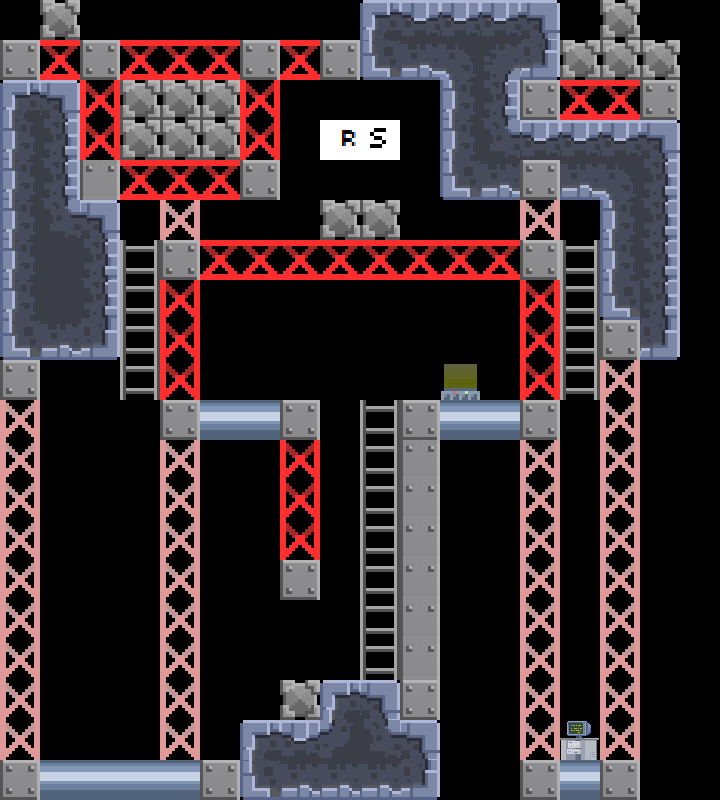

Tiled map render using the project's own tile images. Description and the map definition, with tile-layer contents summarised, below:
An orthogonal 18x20 tile map with 40x40 px tiles, 2 tile layers (art, data).

<map version="1.0" orientation="orthogonal" width="18" height="20" tilewidth="40" tileheight="40">
 <tileset firstgid="1" name="tileset" tilewidth="40" tileheight="40">
  <image source="../tileset.png" width="200" height="600" />
 </tileset>
 <layer name="art" width="18" height="20">
  <data>[360 cells, 197 non-empty, 23 distinct tile ids]</data>
 </layer>
 <layer name="data" width="18" height="20">
  <data>[360 cells, 2 non-empty, 2 distinct tile ids]</data>
 </layer>
</map>
